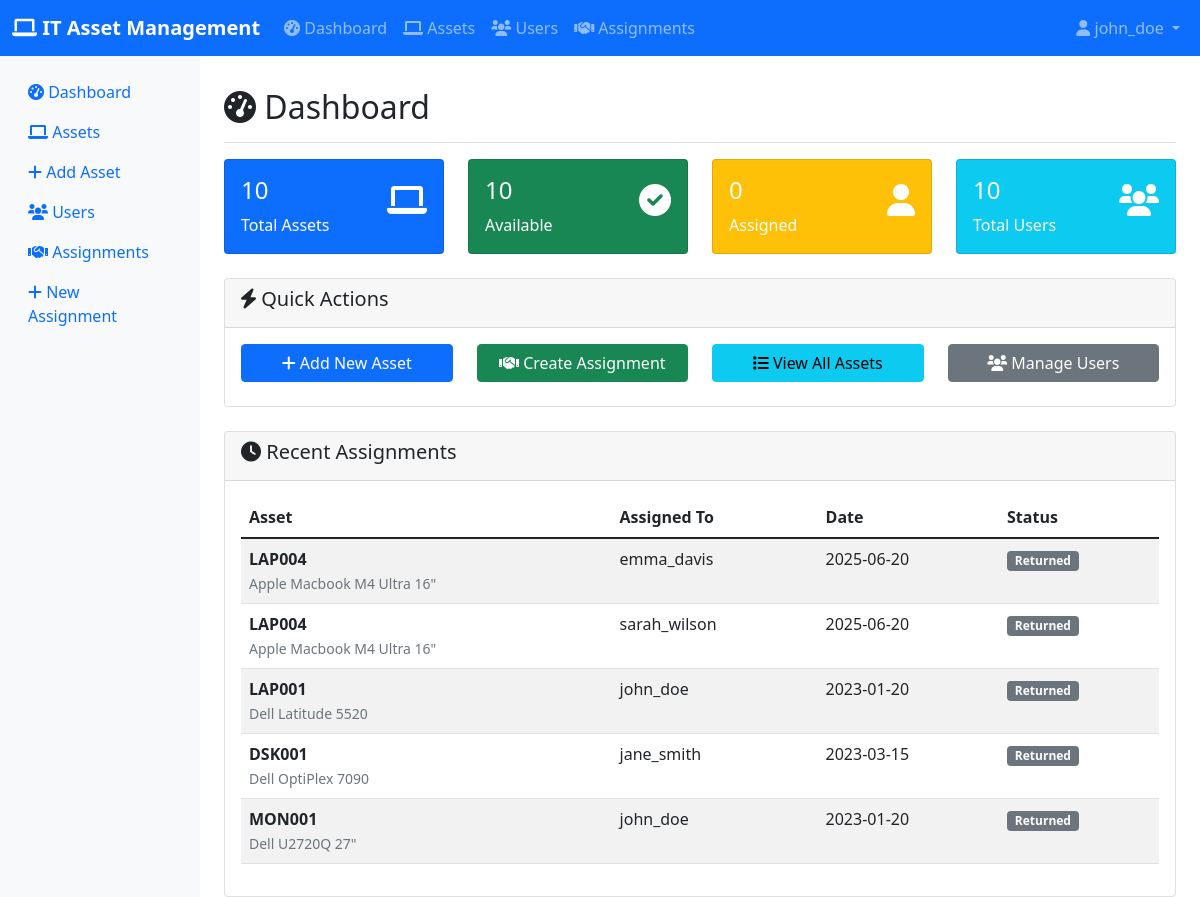
/ (signed in), run on the app's committed database.
### app.py (models this page shows, shortened)
class User(UserMixin, db.Model):
    __tablename__ = 'users'
    id = db.Column(db.Integer, primary_key=True)
    username = db.Column(db.String(80), unique=True, nullable=False, index=True)
    email = db.Column(db.String(120), unique=True, nullable=False, index=True)
    password_hash = db.Column(db.String(255), nullable=False)
    role = db.Column(db.String(20), nullable=False, default='regular')  # 'admin' or 'regular'
    created_at = db.Column(db.DateTime, default=datetime.utcnow)
    assignments = db.relationship('Assignment', backref='assigned_user', lazy=True)
    def is_admin(self):
        return self.role == 'admin'

class Assignment(db.Model):
    __tablename__ = 'assignments'
    id = db.Column(db.Integer, primary_key=True)
    asset_id = db.Column(db.Integer, db.ForeignKey('assets.id'), nullable=False)
    user_id = db.Column(db.Integer, db.ForeignKey('users.id'), nullable=False)
    assigned_date = db.Column(db.Date, nullable=False, default=date.today)
    returned_date = db.Column(db.Date, nullable=True)
    notes = db.Column(db.Text, nullable=True)
    created_at = db.Column(db.DateTime, default=datetime.utcnow)

class Asset(db.Model):
    __tablename__ = 'assets'
    id = db.Column(db.Integer, primary_key=True)
    asset_tag = db.Column(db.String(50), unique=True, nullable=False, index=True)
    name = db.Column(db.String(100), nullable=False)
    category = db.Column(db.String(50), nullable=False)  # Laptop, Desktop, Monitor, etc.
    purchase_date = db.Column(db.Date, nullable=True)
    warranty_expiry = db.Column(db.Date, nullable=True)
    status = db.Column(db.String(20), nullable=False, default='available')  # available, assigned, retired
    assigned_to = db.Column(db.Integer, db.ForeignKey('users.id'), nullable=True)
    created_at = db.Column(db.DateTime, default=datetime.utcnow)
    assignments = db.relationship('Assignment', backref='asset', lazy=True, cascade='all, delete-orphan')
    assigned_user = db.relationship('User', foreign_keys=[assigned_to], backref='assigned_assets')

### app.py (the view)
@app.route('/')
def index():
    if not current_user.is_authenticated:
        return redirect(url_for('login'))
    total_assets = Asset.query.count()
    available_assets = Asset.query.filter_by(status='available').count()
    assigned_assets = Asset.query.filter_by(status='assigned').count()
    total_users = User.query.count()
    recent_assignments = Assignment.query.order_by(Assignment.created_at.desc()).limit(5).all()
    return render_template('dashboard.html',
                         total_assets=total_assets,
                         available_assets=available_assets,
                         assigned_assets=assigned_assets,
                         total_users=total_users,
                         recent_assignments=recent_assignments)

### app.py (called while the page is built)
@login_manager.user_loader
def load_user(user_id):
    return User.query.get(int(user_id))

### templates/dashboard.html (shortened to what this page needs)
{% extends "base.html" %}
{% block content %}
<div class="d-flex justify-content-between flex-wrap flex-md-nowrap align-items-center pt-3 pb-2 mb-3 border-bottom">
    <h1 class="h2"><i class="fas fa-tachometer-alt"></i> Dashboard</h1>
</div>
<div class="row mb-4">
    <div class="col-md-3">
        <div class="card bg-primary text-white">
            <div class="card-body">
                <div class="d-flex justify-content-between">
                    <div>
                        <h4>{{ total_assets }}</h4>
                        <p class="mb-0">Total Assets</p>
                    </div>
                    <div class="card-icon">
                        <i class="fas fa-laptop"></i>
                    </div>
                </div>
            </div>
        </div>
    </div>
    <div class="col-md-3">
        <div class="card bg-success text-white">
            <div class="card-body">
                <div class="d-flex justify-content-between">
                    <div>
                        <h4>{{ available_assets }}</h4>
                        <p class="mb-0">Available</p>
                    </div>
                    <div class="card-icon">
                        <i class="fas fa-check-circle"></i>
                    </div>
                </div>
            </div>
        </div>
    </div>
    <div class="col-md-3">
        <div class="card bg-warning text-white">
            <div class="card-body">
                <div class="d-flex justify-content-between">
                    <div>
                        <h4>{{ assigned_assets }}</h4>
                        <p class="mb-0">Assigned</p>
                    </div>
                    <div class="card-icon">
                        <i class="fas fa-user"></i>
                    </div>
                </div>
            </div>
        </div>
    </div>
    <div class="col-md-3">
        <div class="card bg-info text-white">
            <div class="card-body">
                <div class="d-flex justify-content-between">
                    <div>
                        <h4>{{ total_users }}</h4>
                        <p class="mb-0">Total Users</p>
                    </div>
                    <div class="card-icon">
                        <i class="fas fa-users"></i>
                    </div>
                </div>
            </div>
        </div>
    </div>
</div>
<div class="row mb-4">
    <div class="col-md-12">
        <div class="card">
            <div class="card-header">
                <h5><i class="fas fa-bolt"></i> Quick Actions</h5>
            </div>
            <div class="card-body">
                <div class="row">
                    <div class="col-md-3 mb-2">
                        <a href="{{ url_for('create_asset') }}" class="btn btn-primary w-100">
                            <i class="fas fa-plus"></i> Add New Asset
                        </a>
                    </div>
                    <div class="col-md-3 mb-2">
                        <a href="{{ url_for('create_assignment') }}" class="btn btn-success w-100">
                            <i class="fas fa-handshake"></i> Create Assignment
                        </a>
                    </div>
                    <div class="col-md-3 mb-2">
                        <a href="{{ url_for('assets') }}" class="btn btn-info w-100">
                            <i class="fas fa-list"></i> View All Assets
                        </a>
                    </div>
                    <div class="col-md-3 mb-2">
                        <a href="{{ url_for('users') }}" class="btn btn-secondary w-100">
                            <i class="fas fa-users"></i> Manage Users
                        </a>
                    </div>
                </div>
            </div>
        </div>
    </div>
</div>
<div class="row">
    <div class="col-md-12">
        <div class="card">
            <div class="card-header">
                <h5><i class="fas fa-clock"></i> Recent Assignments</h5>
            </div>
            <div class="card-body">
                {% if recent_assignments %}
                <div class="table-responsive">
                    <table class="table table-striped">
                        <thead>
                            <tr>
                                <th>Asset</th>
                                <th>Assigned To</th>
                                <th>Date</th>
                                <th>Status</th>
                            </tr>
                        </thead>
                        <tbody>
                            {% for assignment in recent_assignments %}
                            <tr>
                                <td>
                                    <strong>{{ assignment.asset.asset_tag }}</strong><br>
                                    <small class="text-muted">{{ assignment.asset.name }}</small>
                                </td>
                                <td>{{ assignment.assigned_user.username }}</td>
                                <td>{{ assignment.assigned_date.strftime('%Y-%m-%d') }}</td>
                                <td>
                                    {% if assignment.returned_date %}
                                        <span class="badge bg-secondary">Returned</span>
                                    {% else %}
                                        <span class="badge bg-success">Active</span>
                                    {% endif %}
                                </td>
                            </tr>
                            {% endfor %}
                        </tbody>
                    </table>
                </div>
                {% else %}
                <p class="text-muted">No recent assignments found.</p>
                {% endif %}
            </div>
        </div>
    </div>
</div>
{% endblock %}

### templates/base.html (shortened to what this page needs)
<!DOCTYPE html>
<html lang="en">
<head>
    <link href="https://cdn.jsdelivr.net/npm/bootstrap@5.1.3/dist/css/bootstrap.min.css" rel="stylesheet">
    <link href="https://cdnjs.cloudflare.com/ajax/libs/font-awesome/6.0.0/css/all.min.css" rel="stylesheet">
</head>
<body>
    <nav class="navbar navbar-expand-lg navbar-dark bg-primary">
        <div class="container-fluid">
            <a class="navbar-brand" href="{{ url_for('index') }}">
                <i class="fas fa-laptop"></i> IT Asset Management
            </a>
            {% if current_user.is_authenticated %}
            <div class="collapse navbar-collapse" id="navbarNav">
                <ul class="navbar-nav me-auto">
                    <li class="nav-item">
                        <a class="nav-link" href="{{ url_for('index') }}">
                            <i class="fas fa-tachometer-alt"></i> Dashboard
                        </a>
                    </li>
                    <li class="nav-item">
                        <a class="nav-link" href="{{ url_for('assets') }}">
                            <i class="fas fa-laptop"></i> Assets
                        </a>
                    </li>
                    <li class="nav-item">
                        <a class="nav-link" href="{{ url_for('users') }}">
                            <i class="fas fa-users"></i> Users
                        </a>
                    </li>
                    <li class="nav-item">
                        <a class="nav-link" href="{{ url_for('assignments') }}">
                            <i class="fas fa-handshake"></i> Assignments
                        </a>
                    </li>
                </ul>
                <ul class="navbar-nav">
                    <li class="nav-item dropdown">
                        <a class="nav-link dropdown-toggle" href="#" id="navbarDropdown" role="button" data-bs-toggle="dropdown">
                            <i class="fas fa-user"></i> {{ current_user.username }}
                        </a>
                    </li>
                </ul>
            </div>
            {% endif %}
        </div>
    </nav>
    <div class="container-fluid">
        <div class="row">
            {% if current_user.is_authenticated %}
            <nav class="col-md-2 d-md-block sidebar">
                <div class="position-sticky pt-3">
                    <ul class="nav flex-column">
                        <li class="nav-item">
                            <a class="nav-link" href="{{ url_for('index') }}">
                                <i class="fas fa-tachometer-alt"></i> Dashboard
                            </a>
                        </li>
                        <li class="nav-item">
                            <a class="nav-link" href="{{ url_for('assets') }}">
                                <i class="fas fa-laptop"></i> Assets
                            </a>
                        </li>
                        <li class="nav-item">
                            <a class="nav-link" href="{{ url_for('create_asset') }}">
                                <i class="fas fa-plus"></i> Add Asset
                            </a>
                        </li>
                        <li class="nav-item">
                            <a class="nav-link" href="{{ url_for('users') }}">
                                <i class="fas fa-users"></i> Users
                            </a>
                        </li>
                        <li class="nav-item">
                            <a class="nav-link" href="{{ url_for('assignments') }}">
                                <i class="fas fa-handshake"></i> Assignments
                            </a>
                        </li>
                        <li class="nav-item">
                            <a class="nav-link" href="{{ url_for('create_assignment') }}">
                                <i class="fas fa-plus"></i> New Assignment
                            </a>
                        </li>
                    </ul>
                </div>
            </nav>
            {% endif %}
            <main class="col-md-10 ms-sm-auto px-md-4 main-content">
                {% if current_user.is_authenticated %}
                <div class="pt-3">
                {% else %}
                <div class="pt-5">
                {% endif %}
                    {% block content %}{% endblock %}
                </div>
            </main>
        </div>
    </div>
</body>
</html>

### templates/base.html (style rules this page uses)
.navbar-brand { font-weight: bold; }
.sidebar { min-height: calc(100vh - 56px); background-color: #f8f9fa; }
.main-content { min-height: calc(100vh - 56px); }
.card-icon { font-size: 2rem; }

### data on the page
User: username "john_doe"
Assignment: asset.asset_tag "LAP004", asset.name "Apple Macbook M4 Ultra 16\"", assigned_user.username "emma_davis", assigned_date "2025-06-20", returned_date "Returned"
Assignment: asset.asset_tag "LAP004", asset.name "Apple Macbook M4 Ultra 16\"", assigned_user.username "sarah_wilson", assigned_date "2025-06-20", returned_date "Returned"
Assignment: asset.asset_tag "LAP001", asset.name "Dell Latitude 5520", assigned_user.username "john_doe", assigned_date "2023-01-20", returned_date "Returned"
Assignment: asset.asset_tag "DSK001", asset.name "Dell OptiPlex 7090", assigned_user.username "jane_smith", assigned_date "2023-03-15", returned_date "Returned"
Assignment: asset.asset_tag "MON001", asset.name "Dell U2720Q 27\"", assigned_user.username "john_doe", assigned_date "2023-01-20", returned_date "Returned"

### other printed values
{{ total_assets }} "10"
{{ available_assets }} "10"
{{ assigned_assets }} "0"
{{ total_users }} "10"
